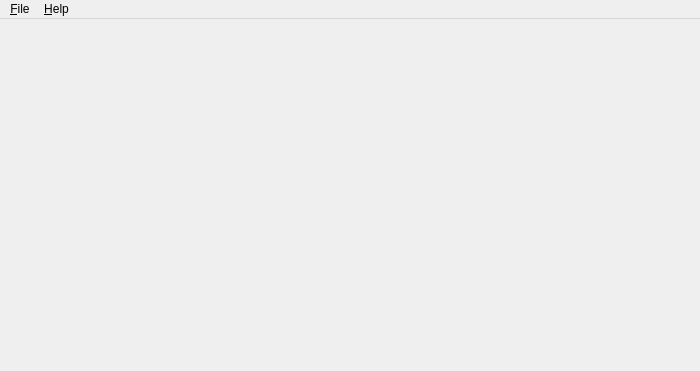
<?xml version="1.0" encoding="UTF-8"?>
<ui version="4.0">
 <class>MainWindow</class>
 <widget class="QMainWindow" name="MainWindow">
  <property name="enabled">
   <bool>true</bool>
  </property>
  <property name="geometry">
   <rect>
    <x>0</x>
    <y>0</y>
    <width>700</width>
    <height>371</height>
   </rect>
  </property>
  <property name="mouseTracking">
   <bool>false</bool>
  </property>
  <property name="windowTitle">
   <string>Fievre des Courbes</string>
  </property>
  <widget class="QWidget" name="centralwidget"/>
  <widget class="QMenuBar" name="menubar">
   <property name="geometry">
    <rect>
     <x>0</x>
     <y>0</y>
     <width>700</width>
     <height>18</height>
    </rect>
   </property>
   <property name="nativeMenuBar">
    <bool>false</bool>
   </property>
   <widget class="QMenu" name="menu_File">
    <property name="title">
     <string>&amp;File</string>
    </property>
    <addaction name="action_new"/>
    <addaction name="action_config"/>
    <addaction name="separator"/>
    <addaction name="action_quit"/>
   </widget>
   <widget class="QMenu" name="menu_Help">
    <property name="title">
     <string>&amp;Help</string>
    </property>
    <addaction name="action_Help"/>
   </widget>
   <addaction name="menu_File"/>
   <addaction name="menu_Help"/>
  </widget>
  <action name="action_quit">
   <property name="text">
    <string>&amp;Quit</string>
   </property>
   <property name="shortcut">
    <string>Ctrl+Shift+Q</string>
   </property>
  </action>
  <action name="action_config">
   <property name="text">
    <string>&amp;Config</string>
   </property>
   <property name="shortcut">
    <string>Ctrl+Shift+C</string>
   </property>
  </action>
  <action name="action_Help">
   <property name="text">
    <string>&amp;Help</string>
   </property>
   <property name="shortcut">
    <string>Ctrl+Shift+H</string>
   </property>
  </action>
  <action name="action_new">
   <property name="text">
    <string>&amp;New</string>
   </property>
   <property name="shortcut">
    <string>Ctrl+Shift+N</string>
   </property>
  </action>
 </widget>
 <resources/>
 <connections>
  <connection>
   <sender>action_Help</sender>
   <signal>triggered()</signal>
   <receiver>MainWindow</receiver>
   <slot>dialogHelp()</slot>
   <hints>
    <hint type="sourcelabel">
     <x>-1</x>
     <y>-1</y>
    </hint>
    <hint type="destinationlabel">
     <x>257</x>
     <y>185</y>
    </hint>
   </hints>
  </connection>
  <connection>
   <sender>action_config</sender>
   <signal>triggered()</signal>
   <receiver>MainWindow</receiver>
   <slot>showConfig()</slot>
   <hints>
    <hint type="sourcelabel">
     <x>-1</x>
     <y>-1</y>
    </hint>
    <hint type="destinationlabel">
     <x>257</x>
     <y>185</y>
    </hint>
   </hints>
  </connection>
 </connections>
 <slots>
  <slot>dialogHelp()</slot>
  <slot>play()</slot>
  <slot>showConfig()</slot>
 </slots>
</ui>
